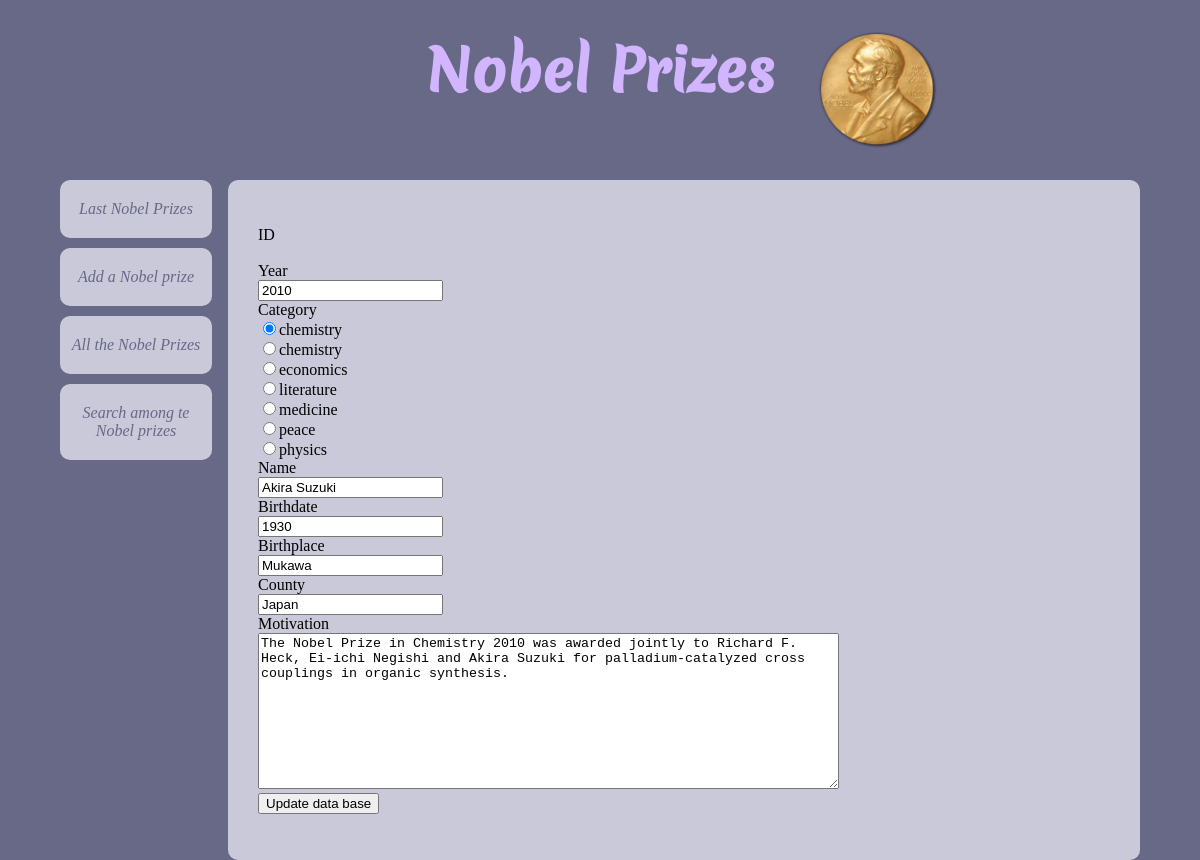
/?controller=set&action=form_update&id=829, run on the app's committed database.
### tables this page shows
CREATE TABLE nobels (
    id SERIAL,
    year INT NOT NULL,
    category VARCHAR(128) NOT NULL,
    name VARCHAR(128) NOT NULL,
    birthdate INT,
    birthplace VARCHAR(64),
    county VARCHAR(128),
    motivation TEXT,
    PRIMARY KEY (id)
);

### Models/Model.php (called while the page is built, shortened)
<?php
class Model
{
    private $bd;
    private static $instance = null;
    private function __construct()
    {
        include "Utils/credentials.php";
        $this->bd = new PDO($dsn, $login);
        $this->bd->setAttribute(PDO::ATTR_ERRMODE, PDO::ERRMODE_EXCEPTION);
        $this->bd->query("SET nameS 'utf8'");
    }
    public static function getModel()
    {
        if (self::$instance === null) {
            self::$instance = new self();
        }
        return self::$instance;
    }
    public function getNobelPrizeInformations($id)
    {
        $requete = $this->bd->prepare('Select * from nobels WHERE id = :id');
        $requete->bindValue(':id', $id);
        $requete->execute();
        return $requete->fetch(PDO::FETCH_ASSOC);
    }
}

### Utils/credentials.php (called while the page is built, shortened)
<?php
$dsn = 'mysql:host=localhost;dbname=etudiants';
$login = 'root';
?>

### Views/view_form_update.php (the view)
<?php
require_once 'view_begin.php';
if($tab != false) {
    $s = '
        <form action="?controller=set&action=update" method="post">
        <p>
            ID<br><input type="hidden" name="id" value="'.$tab['id'].'"><br>
            Year<br><input name="year" value="'.$tab['year'].'"><br>
            Category<br>
    ';
    foreach($category as $cle => $val) {
        if($val == $tab['category']) {
            $s .= '<input type="radio" name="category" value="'.$tab['category'].'" checked>'.$val.'<br>';
        }
        $s .= '<input type="radio" name="category" value="'.$val.'" >'.$val.'<br>';
    }
    $s .= '
            Name<br><input name="name" value="'.$tab['name'].'"><br>
            Birthdate<br><input name="birthdate" value="'.$tab['birthdate'].'"><br>
            Birthplace<br><input name="birthplace" value="'.$tab['birthplace'].'"><br>
            County<br><input name="county" value="'.$tab['county'].'"><br>
            Motivation<br><textarea name="motivation" cols="70" rows="10">'.$tab['motivation'].'</textarea><br>
            <button type="submit">Update data base</button>
        </p>
        </form>
    ';
    echo $s;
}
else {exit;}
require_once 'view_end.php';
?>

### index.php (shortened to what this page needs)
<?php
require_once "Models/Model.php";
require_once "Controllers/Controller.php";
$controllers = ['home', 'list','set','search'];
$controller_default = "home";
if (isset($_GET['controller']) and in_array($_GET['controller'], $controllers)) {
    $nom_controller = $_GET['controller'];
} else {
    $nom_controller = $controller_default;
}
$nom_classe = 'Controller_' . $nom_controller;
$nom_fichier = 'Controllers/' . $nom_classe . '.php';
if (is_readable($nom_fichier)) {
    new $nom_classe();
} else {
    die("Error 404: not found!");
}

### Controllers/Controller.php (shortened to what this page needs)
<?php
abstract class Controller
{
    public function __construct()
    {
        if (isset($_GET['action']) and method_exists($this, "action_" . $_GET["action"])) {
            $action = "action_" . $_GET["action"];
            $this->$action();
        } else {
            $this->action_default();
        }
    }
}

### Controllers/Controller_set.php (shortened to what this page needs)
<?php
class Controller_set extends Controller {
    public function action_form_update() {
        $m = Model::getModel();
        $data = [
            'tab' => $m->getNobelPrizeInformations($_GET['id']),
            'category' => $m->getCategories()
        ];
        $this->render('form_update',$data);
    }
    protected function render($vue, $data = []) {
        extract($data);
        $file_name = "Views/view_" . $vue . ".php";
        if(file_exists($file_name)) {
            require $file_name;
        }
        else {
            $this->action_error("La vue n'existe pas !");
        }
        die();
    }
}
?>

### Views/view_begin.php (shortened to what this page needs)
<!DOCTYPE html>
<html lang="en">
	<head>
		<link rel="stylesheet" href="Content/css/nobel.css"/>
	</head>
	<body>
		<nav>
			<ul>
				<li><a href="?controller=list&action=last"> Last Nobel Prizes</a></li>
				<li><a href="?controller=set&action=form_add"> Add a Nobel prize</a></li>
				<li><a href="?controller=list&action=pagination"> All the Nobel Prizes</a></li>
				<li><a href="?controller=search"> Search among te Nobel prizes</a></li>
			</ul>
		</nav>
		<header>
			<h1><a href="?"> Nobel Prizes </a></h1>
		</header>
		<main>

### Views/view_end.php
</main>
</body>
</html>

### Content/css/nobel.css (style rules this page uses)
* { box-sizing: border-box; }
body { width : 90%; background-color : #686887; margin:auto; overflow-y: scroll ; position: relative; }
header { width : 75%; padding : 30px; text-align : center; color : #D2B5FF; margin:auto; }
main { background-color : #C9C9D9; border-radius : 10px; padding : 30px; position: relative; }
header h1 { padding : 0px; height : 120px; width : 90%; margin:auto; background-image:url('../img/nobel_prize.png'); background-size: 120px; background-repeat: no-repeat; background-position:center right; min-height: 120px; margin:auto; }
header h1 a { display :block; margin : 0px; font-family: Merienda; height: 100%; text-decoration: none; color : inherit; }
nav ul { margin:0; padding:0; }
nav li { list-style-type : none; padding : 0px; margin-bottom : 10px; }
nav li a { display : block; margin : 0; background-color : #C9C9D9; border-radius : 10px; padding-top : 20px; padding-bottom : 20px; padding-left : 10px; padding-right : 10px; width:100%; vertical-align : middle; text-align : center; text-decoration : none; color : #686887; font-style : italic; }
h1 { font-family: "dancing_in_the_rainbow"; font-size: 3.5em; text-align: center; margin-top: 0px; }
body { display:grid; grid-template-columns: 1fr 6fr; column-gap: 1em; grid-template-areas: "h h" "menu main"; }
nav { grid-area: menu; }
header { grid-area: h; }
main { grid-area: main; }

### data on the page
nobels: year "2010", name "Akira Suzuki", birthdate "1930", birthplace "Mukawa", county "Japan", motivation "The Nobel Prize in Chemistry 2010 was awarded jointly to Richard F. Heck, Ei-ichi Negishi and Akira Suzuki for palladium-catalyzed cross couplings in organic synthesis."

### other printed values
$val "chemistry"
$val "economics"
$val "literature"
$val "medicine"
$val "peace"
$val "physics"
